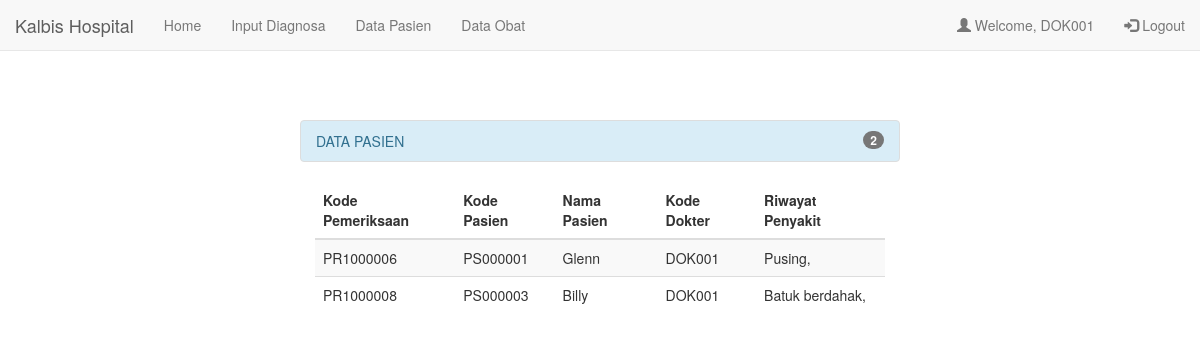
The page /dokter/dokter_data_pasien.php (signed in) on the database its author committed.
### tables this page shows
CREATE TABLE `pemeriksaan` (
  `kd_periksa` int(11) NOT NULL,
  `kd_pasien` int(11) NOT NULL,
  `kd_dok` char(6) NOT NULL
);

CREATE TABLE `pasien` (
  `kd_pasien` int(11) NOT NULL,
  `no_ktp` char(16) NOT NULL,
  `nama_pasien` varchar(25) NOT NULL,
  `tgl_lhr` date NOT NULL,
  `alamat_p` varchar(50) NOT NULL,
  `riwayat_p` varchar(30) NOT NULL,
  `status` varchar(10) NOT NULL
);

CREATE TABLE `dokter` (
  `kd_dok` char(6) NOT NULL,
  `nama_dok` varchar(25) NOT NULL,
  `alamat_dok` varchar(50) NOT NULL,
  `spesialisasi` varchar(20) NOT NULL
);

CREATE TABLE `diagnosa` (
  `kd_periksa` int(11) NOT NULL,
  `kd_pasien` int(11) NOT NULL,
  `diagnosa` varchar(30) NOT NULL,
  `kd_obat` char(5) NOT NULL,
  `jumlah` int(11) NOT NULL,
  `verifiedBy` varchar(10) NOT NULL
);

### dokter/dokter_data_pasien.php (the view, shortened to what this page needs)
<?php
	$host = "localhost";
	$user = "root";
	$pass = "";
	$dbname = "kalbis_rs";
	$koneksi = mysqli_connect($host, $user, $pass, $dbname);
	if(@$_SESSION['dok001']){
		$query = "SELECT a.*, b.nama_pasien, c.kd_dok
				  FROM pemeriksaan a, pasien b, dokter c
				  WHERE a.kd_pasien = b.kd_pasien AND a.kd_dok = c.kd_dok AND a.kd_dok = 'DOK001'";
		$sql2 = mysqli_query($koneksi, $query);
	} else if(@$_SESSION['dok002']){
		$query = "SELECT a.*, b.nama_pasien
				  FROM pemeriksaan a, pasien b, dokter c
				  WHERE a.kd_pasien = b.kd_pasien AND a.kd_dok = c.kd_dok AND a.kd_dok = 'DOK002'";
		$sql2 = mysqli_query($koneksi, $query);
	} else if(@$_SESSION['dok003']){
		$query = "SELECT a.*, b.nama_pasien
				  FROM pemeriksaan a, pasien b, dokter c
				  WHERE a.kd_pasien = b.kd_pasien AND a.kd_dok = c.kd_dok AND a.kd_dok = 'DOK003'";
		$sql2 = mysqli_query($koneksi, $query);
	}
	if(@$_SESSION['pendaftaran'] || @$_SESSION['dokter'] || @$_SESSION['dok001'] || @$_SESSION['dok002'] || @$_SESSION['dok003'] ||
	@$_SESSION['admin'] || @$_SESSION['farmasi'] || @$_SESSION['keuangan']){
?>
<!DOCTYPE html>
<html>
<head>
	<link rel="stylesheet" href="http://maxcdn.bootstrapcdn.com/bootstrap/3.3.6/css/bootstrap.min.css">
</head>
<body>
	<nav class="navbar navbar-default navbar-fixed-top">
		<div class="container-fluid">
			<div class="navbar-header">
			<a class="navbar-brand" href="#">Kalbis Hospital</a>
		</div>
		<ul class="nav navbar-nav">
			<li><a href="dokter_index.php">Home</a></li>
			<li><a href="dokter_input_diagnosa.php">Input Diagnosa</a></li>
			<li><a href="dokter_data_pasien.php">Data Pasien</a></li>
			<li><a href="dokter_data_obat.php">Data Obat</a></li>
		</ul>
		<ul class="nav navbar-nav navbar-right">
			<li><a href="dokter_profile.php"><span class="glyphicon glyphicon-user"></span> Welcome,
			<?php
				if($sesi = @$_SESSION['dok001']){
					echo $sesi;
				} else if($sesi = @$_SESSION['dok002']){
					echo $sesi;
				} else if($sesi = @$_SESSION['dok003']){
					echo $sesi;
				}
			?>
			</a></li>
			<li><a href="../logout.php"><span class="glyphicon glyphicon-log-in"></span> Logout</a></li>
		</ul>
	  </div>
	</nav>
	<div id="tabel">
		<ul class="list-group ">
			<li class="list-group-item list-group-item-info">
				<span class="badge">
					<?php
					if(@$_SESSION['dok001']){
						$query2 = "SELECT COUNT(*) AS `count`
								  FROM pemeriksaan a, pasien b, dokter c
								  WHERE a.kd_pasien = b.kd_pasien AND a.kd_dok = c.kd_dok AND a.kd_dok = 'DOK001'";
						$sql3 = mysqli_query($koneksi, $query2);
					} else if(@$_SESSION['dok002']){
						$query2 = "SELECT COUNT(*) AS `count`
								  FROM pemeriksaan a, pasien b, dokter c
								  WHERE a.kd_pasien = b.kd_pasien AND a.kd_dok = c.kd_dok AND a.kd_dok = 'DOK002'";
						$sql3 = mysqli_query($koneksi, $query2);
					} else if(@$_SESSION['dok003']){
						$query2 = "SELECT COUNT(*) AS `count`
								  FROM pemeriksaan a, pasien b, dokter c
								  WHERE a.kd_pasien = b.kd_pasien AND a.kd_dok = c.kd_dok AND a.kd_dok = 'DOK003'";
						$sql3 = mysqli_query($koneksi, $query2);
					}
						$row = mysqli_fetch_assoc($sql3);
						$count = $row['count'];
						echo $count;
					?>
				</span>DATA PASIEN
			</li>
		</ul>
		<div class="container">
			<table class="table table-striped">
				<thead>
					<tr>
						<th>Kode Pemeriksaan</th>
						<th>Kode Pasien</th>
						<th>Nama Pasien</th>
						<th>Kode Dokter</th>
						<th>Riwayat Penyakit</th>
					</tr>
				</thead>
				<tbody>
					<?php
						while($row = mysqli_fetch_assoc($sql2)){
							$kd_pas = $row['kd_pasien'];
							$query2 = "SELECT a.*, b.* FROM pasien a, diagnosa b
										WHERE b.kd_pasien = {$kd_pas}";
							$sql3 = mysqli_query($koneksi, $query2);
							while($row2 = mysqli_fetch_assoc($sql3)){
								$diagnosa = $row2['diagnosa'] . ", ";
							}
							echo "<tr>";
							echo "<td>PR" . $row['kd_periksa'] . "</td>";
							echo "<td>PS00000" . $row['kd_pasien'] . "</td>";
							echo "<td>" . $row['nama_pasien'] . "</td>";
							echo "<td>" . $row['kd_dok'] . "</td>";
							echo "<td>";
							echo $diagnosa;
							echo "</td>";
							echo "</tr>";
						}
					?>
				</tbody>
			</table>
		</div>
	</div>
</body>
</html>
<?php
	} else {
		header("Location: ../login.php");
	}
?>

### dokter/dokter_data_pasien.php (style rules this page uses)
#tabel { margin: 120px auto; max-width: 600px; }
.container { width: 100%; }

### rows shown on the page
pemeriksaan: kd_periksa "1000006", kd_pasien "1", kd_pasien.nama_pasien "Glenn", kd_dok.kd_dok "DOK001", diagnosa.diagnosa "Pusing,"
pemeriksaan: kd_periksa "1000008", kd_pasien "3", kd_pasien.nama_pasien "Billy", kd_dok.kd_dok "DOK001", diagnosa.diagnosa "Batuk berdahak,"

### other values the page prints
$sesi "DOK001"
$count "2"
